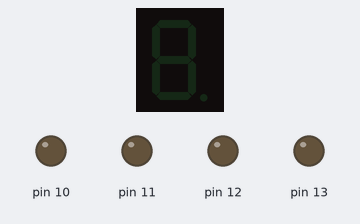
The sketch below on a simulated Arduino Uno, built with avr-gcc and run on an emulated ATmega328P. Shown: 1-digit seven-segment display, output pins drawn as LEDs (lit = HIGH). Wiring (inferred from the names in the program): 1-digit 7-segment display, segments lit when HIGH: segments pin 2, pin 3, pin 4, pin 5, pin 6, pin 7, pin 8, pin 9. The segment pins are drawn as the display they are named for; pins used as bus, display or sensor lines are not drawn.

Above: at 0.3 s.
At 1.41 s:
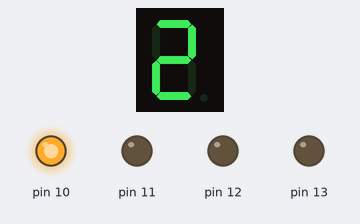
At 2.11 s:
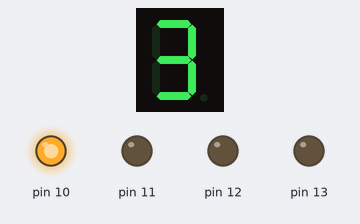
At 3.61 s:
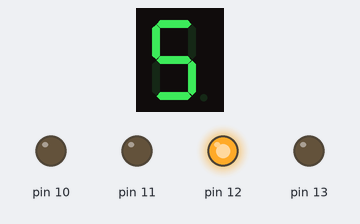
At 5.66 s:
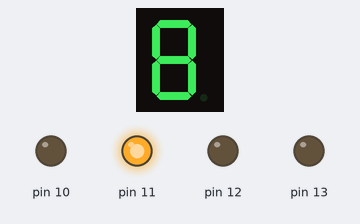
At 7.16 s:
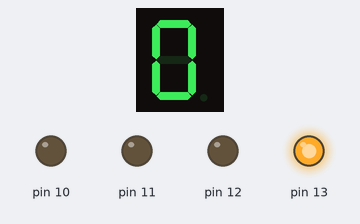
Timing chart, 0 to 40.0 s (numbered marks = the images above):
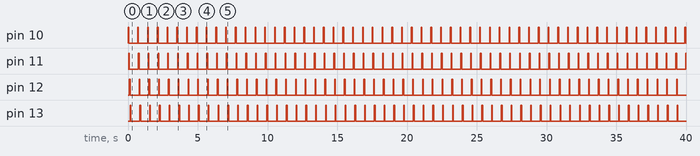

The sketch:

seven_segment.ino
```cpp
int Sevensegmentspin[8] = {
  2, 3, 4, 5, 6, 7, 8, 9
};

struct Segment {
  int pin;
  int Sevensegmentspin[8];
};

Segment segment[4];

int Numbergen[10][8] = {
  {1, 1, 1, 1, 1, 1, 0, 0},
  {0, 1, 1, 0, 0, 0, 0, 0},
  {1, 1, 0, 1, 1, 0, 1, 0},
  {1, 1, 1, 1, 0, 0, 1, 0},
  {0, 1, 1, 0, 0, 1, 1, 0},
  {1, 0, 1, 1, 0, 1, 1, 0},
  {1, 0, 1, 1, 1, 1, 1, 0},
  {1, 1, 1, 0, 0, 0, 0, 0},
  {1, 1, 1, 1, 1, 1, 1, 0},
  {1, 1, 1, 1, 0, 1, 1, 0}
};

int digit = 0;

void setup() {

  for(int i=0;i<4;i++){
    segment[i].pin=i+10;
    for(int j=0;j<8;j++){
      segment[i].Sevensegmentspin[j]=Sevensegmentspin[j];
    }
  }

  for (int j = 0; j < 4; j++) {

    pinMode(segment[j].pin, OUTPUT);

    for (int i = 0; i < 8; i++) {
      pinMode(segment[j].Sevensegmentspin[i], OUTPUT);
    }
  }
}

void loop() {

  for (int i = 0; i < 4; i++) {

    digitalWrite(segment[i].pin, HIGH);

    for (int j = 0; j < 8; j++) {
      digitalWrite(
        segment[i].Sevensegmentspin[j],
        Numbergen[digit][j]
      );
    }

    delay(50);

    digitalWrite(segment[i].pin, LOW);

    for (int j = 0; j < 8; j++) {
      digitalWrite(
        segment[i].Sevensegmentspin[j],
        LOW
      );
    }
  }

  delay(500);

  digit++;

  if (digit > 9) {
    digit = 0;
  }
}
```

Measured:
- by itself, pin 10–13: alternates HIGH for 0.05 s and LOW for 0.65 s
- by itself, everything shown: repeats every 7.0 s, in 50 steps
- what the display in image 0 shows lasts 0.5 s, from 0.2 s to 0.7 s
